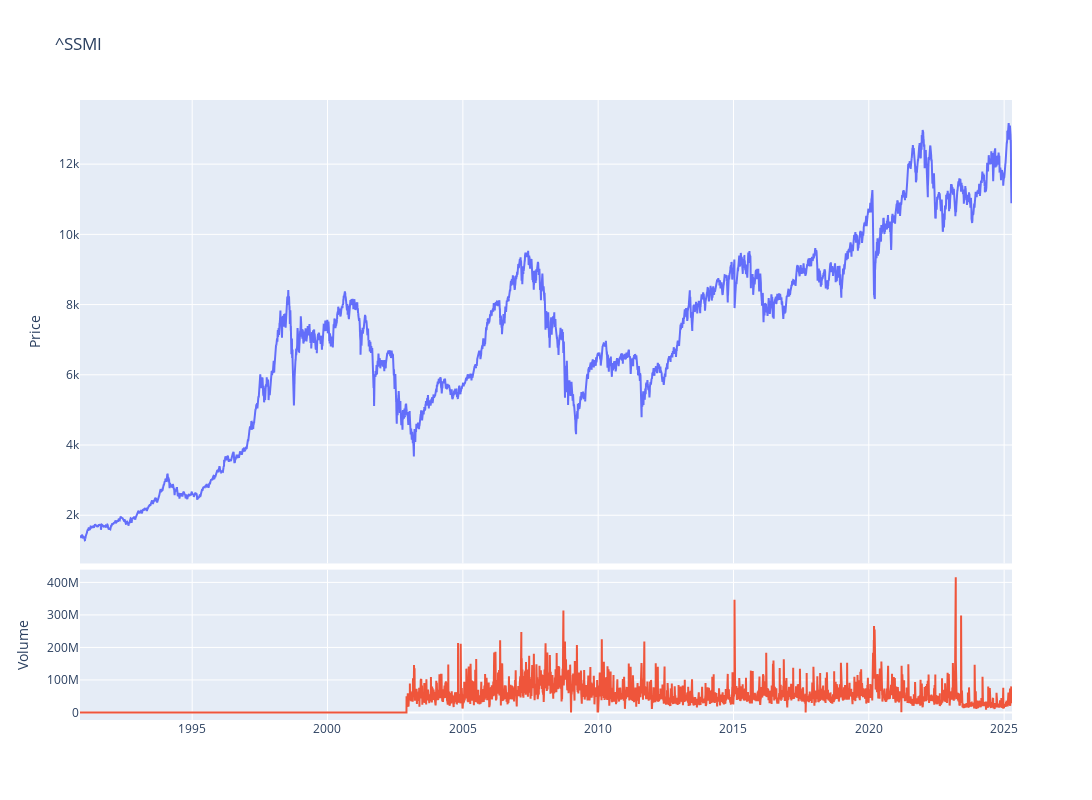

Here is the notebook cell this chart was saved with:
### Code cell
fig = make_subplots(rows=4, cols=1,shared_xaxes=True,vertical_spacing=0.01,specs=[[{'rowspan':3,'colspan':1}],[None],[None],[{'rowspan':1,'colspan':1}]])

# Graph (1,1)
fig.add_trace(go.Scatter(x=stock_ticker.index,y=stock_ticker['Adj Close'],mode="lines",name=f"{ticker}"),row=1, col=1)
# Update xaxis properties
fig.update_yaxes(title_text="Price", row=1, col=1)

# Graph (4,1)
fig.add_trace(go.Scatter(x=stock_ticker.index,y=stock_ticker['Volume'],mode="lines",name='Volume'),row=4, col=1)
fig.update_yaxes(title_text="Volume", row=4, col=1)

fig.update_layout(height=800, width=1300,showlegend=False,title=f"{ticker}")

fig.show()

### Figure 1 — Plotly figure (JSON) as saved in the notebook; plotly's stock layout.template omitted (floating-point values rounded to 4 significant figures; data arrays with more than 128 entries replaced by an {"elided": "..."} marker saying what was removed)
{"data": [{"mode": "lines", "name": "^SSMI", "type": "scatter", "x": {"elided": "8650 str values"}, "xaxis": "x", "y": {"elided": "8650 float values"}, "yaxis": "y"}, {"mode": "lines", "name": "Volume", "type": "scatter", "x": {"elided": "8650 str values"}, "xaxis": "x2", "y": {"elided": "8650 int values"}, "yaxis": "y2"}], "layout": {"height": 800, "showlegend": false, "title": {"text": "^SSMI"}, "width": 1300, "xaxis": {"anchor": "y", "domain": [0, 1], "matches": "x2", "showticklabels": false}, "xaxis2": {"anchor": "y2", "domain": [0, 1]}, "yaxis": {"anchor": "x", "domain": [0.2525, 1], "title": {"text": "Price"}}, "yaxis2": {"anchor": "x2", "domain": [0, 0.2425], "title": {"text": "Volume"}}}}
